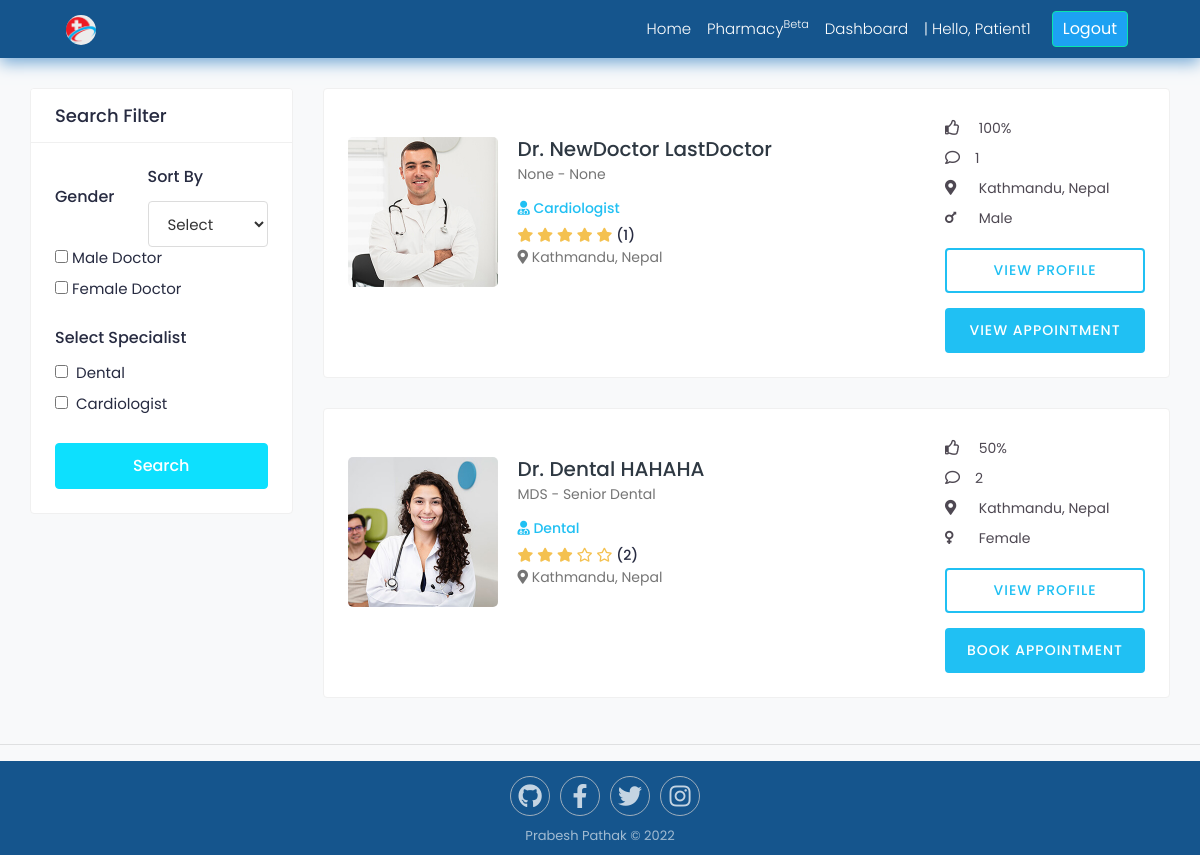
The page /search/ (signed in) on the database its author committed.
### accounts/models.py (models this page shows, shortened)
class User(AbstractUser):
    GENDER_CHOICES = (
    (0, 'male'),
    (1, 'female'),
    (2, 'not specified'),
)
    username = None
    is_doctor = models.BooleanField(default=False)
    is_patient = models.BooleanField(default=True)
    first_name = models.CharField(max_length=100)
    last_name = models.CharField(max_length=100)
    email = models.EmailField(max_length=40,unique=True)
    phone_number = models.CharField(max_length=20)
    address = models.CharField(max_length=100)
    dob = models.DateField(auto_now_add=False,null=True,blank=False)
    gender = models.IntegerField(choices=GENDER_CHOICES,null=False)
    created_at = models.DateTimeField(auto_now_add=True)
    updated_at = models.DateTimeField(auto_now_add=True)
    is_active = models.BooleanField(default=False)
    USERNAME_FIELD = 'email'
    REQUIRED_FIELDS = []
    objects = UserManager()

class Doctor(models.Model):
    user = models.OneToOneField(User,on_delete=models.CASCADE,primary_key=True)
    slug = models.SlugField(max_length=50,unique=True)
    specialist = models.ForeignKey(Specialist,on_delete=models.CASCADE)
    location = models.CharField(max_length=100)
    def averageReview(self):
        reviews = ReviewRating.objects.filter(review_doctor=self,review_status=True).aggregate(average=Avg('rating'))
        avg = 0
        if reviews['average'] is not None:
            avg = int(reviews['average'])
        return avg
    def totalRating(self):
        reviews = ReviewRating.objects.filter(review_doctor=self,review_status=True).count()
        return reviews
    def avgLike(self):
        likes = ReviewRating.objects.filter(review_doctor=self,review_status=True,rating__gte=3).count()
        total = ReviewRating.objects.filter(review_doctor=self,review_status=True).count()
        try:
            z = int((likes/total)*100)
        except ZeroDivisionError:
            z = 0
        return z

class DoctorProfile(models.Model):
    user = models.OneToOneField(User,on_delete=models.CASCADE)
    about_me = models.TextField(max_length=2000,blank=False)
    address_1 =  models.CharField(max_length=100,blank=True)
    address_2 =  models.CharField(max_length=100,blank=True)
    profile_pic = models.ImageField(blank=True,upload_to='profile/doctor',default='profile/default_user.jpg')
    education1 = models.CharField(max_length=50,blank=True,null=True)
    university1 = models.CharField(max_length=50,blank=True,null=True)
    from_year1 = models.CharField(max_length=50,blank=True,null=True)
    to_year1 = models.CharField(max_length=50,blank=True,null=True)
    education2 = models.CharField(max_length=50,blank=True,null=True)
    university2 = models.CharField(max_length=50,blank=True,null=True)
    from_year2 = models.CharField(max_length=50,blank=True,null=True)
    to_year2 = models.CharField(max_length=50,blank=True,null=True)
    professtion_title1 = models.CharField(max_length=50,blank=True,null=True)
    professtion_from_year1 = models.CharField(max_length=50,blank=True,null=True)
    professtion_to_year1 = models.CharField(max_length=50,blank=True,null=True)
    place_1 = models.CharField(max_length=50,blank=True,null=True)
    place_2 = models.CharField(max_length=50,blank=True,null=True)
    professtion_title2 = models.CharField(max_length=50,blank=True,null=True)
    professtion_from_year2 = models.CharField(max_length=50,blank=True,null=True)
    professtion_to_year2 = models.CharField(max_length=50,blank=True,null=True)
    services = models.CharField(max_length=200,blank=True,null=False)
    specialization = models.CharField(max_length=200,blank=True,null=False)

### specialist/models.py (models this page shows)
class Specialist(models.Model):
    specialist_name = models.CharField(max_length=50,unique=True)
    slug = models.SlugField(max_length=50,unique=True)
    def __str__(self):
        return self.specialist_name

### accounts/decorator.py (the view)
    def wrapper_function(request, *args, **kwargs):
        if not request.user.is_patient:
            return redirect('/accounts/dashboard')
        else:
            return view_function(request, *args, **kwargs)

### templates/home-search/search.html (shortened to what this page needs)
{% extends "base.html"%} {% load static %} {% block content %}
<div class="main-wrapper">
  <div class="content">
    <div class="container-fluid">
      <div class="row">
        <div class="col-md-12 col-lg-4 col-xl-3 theiaStickySidebar">
<form action="{% url 'search' %}" method="GET">
   <div class="card search-filter">
            <div class="card-header">
              <h4 class="card-title mb-0">Search Filter</h4>
            </div>
            <div class="card-body">
              <div class="filter-widget">
                <div class="sort-by">
                  <span class="sortby-fliter">
                    <h4>Sort By</h4>
                    <select class="select form-control" name="sort_by" id="sort_by">
                      <option>Select</option>
                    </select>
                  </span>
                </div>
              </div>
              <div class="filter-widget">
                <h4>Gender</h4>
                <div>
                  <label class="prabesh mt-0">
                    <input type="checkbox" id="gender_male" name="gender_type" value="male"/>
                     Male Doctor
                  </label>
                </div>
                <div>
                  <label class="prabesh">
                    <input type="checkbox" id="gender_female" name="gender_type" value="female"/>
                     Female Doctor
                  </label>
                </div>
              </div>
              <div class="filter-widget">
                <h4>Select Specialist</h4>
                <div>
                  <label class="prabesh">
                    <input type="checkbox" id="dental_check" name="select_specialist" value="Dental"/>
                    <label for="dental_check" class="checkmark"></label> Dental
                  </label>
                </div>
                <div>
                  <label class="prabesh">
                    <input type="checkbox" id="cardio_check" name="select_specialist" value="Cardiologist"/>
                    <label for="cardio_check" class="checkmark"></label> Cardiologist
                  </label>
                </div>
              </div>
              <div class="btn-search">
                <button type="submit" class="btn btn-block">Search</button>
              </div>
            </div>
          </div>
        </form>
        </div>
        <div class="col-md-12 col-lg-8 col-xl-9">
          {% for doctor in doctors %}
          <div class="card">
            <div class="card-body">
              <div class="doctor-widget">
                <div class="doc-info-left">
                  <div class="doctor-img mt-4">
                    <a href="{% url 'doctorDetail' doctor.specialist.slug doctor.slug %}">
                      <img
                        src="{{doctor.user.doctorprofile.profile_pic.url}}"
                        class="img-fluid"
                        alt="User Image"
                      />
                    </a>
                  </div>
                  <div class="doc-info-cont mt-4">
                    <h4 class="doc-name">
                      <a href="{% url 'doctorDetail' doctor.specialist.slug doctor.slug %}"
                        >Dr. {{doctor.user.first_name}} {{doctor.user.last_name}}</a>
                    </h4>
                    <p class="doc-speciality">
                      {{doctor.user.doctorprofile.education1}} - {{doctor.user.doctorprofile.professtion_title1}}
                    </p>
                    <h5 class="doc-department">
                      <i class="fas fa-user-md img-fluid"></i>
                      {{doctor.specialist}}
                    </h5>
                    <div class="rating">
                      <i class="fas fa-star"></i>
                        <i class="{% if doctor.averageReview > 1 %}fas fa-star {% else %}far fa-star{% endif %}"></i>
                        <i class="{% if doctor.averageReview > 2 %}fas fa-star {% else %}far fa-star{% endif %}"></i>
                        <i class="{% if doctor.averageReview > 3 %}fas fa-star {% else %}far fa-star{% endif %}"></i>
                        <i class="{% if doctor.averageReview > 4 %}fas fa-star {% else %}far fa-star{% endif %}"></i>
                      <span class="d-inline-block average-rating">({{doctor.totalRating}})</span>
                    </div>
                    <div class="clinic-details">
                      <p class="doc-location">
                        <i class="fas fa-map-marker-alt"></i>
                        {{doctor.location}}, Nepal
                      </p>
                    </div>
                  </div>
                </div>
                <div class="doc-info-right">
                  <div class="clini-infos">
                    <ul>
                      <li><i class="far fa-thumbs-up"></i> {{doctor.avgLike}}%</li>
                      <li><i class="far fa-comment"></i>{{doctor.totalRating}}</li>
                      <li>
                        <i class="fas fa-map-marker-alt"></i>
                        {{doctor.location}}, Nepal
                      </li>
                      <li>
                       {% if doctor.user.get_gender_display == 'male' %}
                       <i class="fas fa-mars"></i> Male
                       {% elif doctor.user.get_gender_display == 'female' %}
                       <i class="fas fa-venus"></i> Female
                       {% else %}
                       <i class="fas fa-exchange-alt"></i> Not Specified
                       {% endif %}
                      </li>
                    </ul>
                  </div>
                  <div class="clinic-booking">
                    <a
                      class="view-pro-btn"
                      href="{% url 'doctorDetail' doctor.specialist.slug doctor.slug %}"
                      >View Profile</a
                    >
                    {% if doctor.appointed %}
                    <a
                      class="apt-btn"
                      href="{% url 'appointmentDetails' doctor.specialist.slug doctor.slug doctor.pp %}"
                      >View Appointment</a
                    >
                    {% else %}
                    <a
                      class="apt-btn"
                      href="{% url 'doctorAppointment' doctor.specialist.slug doctor.slug  %}"
                      >Book Appointment</a
                    >
                    {% endif %}
                  </div>
                </div>
              </div>
            </div>
          </div>
          {% empty %}
          <p class="h2 text-center">Sorry no result was found, Try another filter<h2>
          {% endfor %}
        </div>
      </div>
    </div>
  </div>
</div>
{% endblock %}

### templates/includes/navbar.html (shortened to what this page needs)
{% load static %}
<nav
  class="navbar navbar-expand-lg navbar-light text-white"
  id="navbar"
  style="background: #15558d; box-shadow: 0px 5px 15px #77aad6"
>
  <a
    class="navbar-brand mx-auto text-white ml-3"
    id="logo"
    href="{% url 'home' %}"
    ><img
      style="margin-left: 50px; border-radius: 50%; height: 30px; width: 30px"
      id="logo"
      src="../../static/images/newlogo.png"
      alt=""
      width="100px"
  /></a>
  <div
    class="collapse navbar-collapse justify-content-end"
    id="navbarSupportedContent"
  >
    {% if user.id is None %}
    <ul class="navbar-nav" style="margin-right: 50px">
      <li class="nav-item font-weight-light">
        <a
          id="login"
          class="nav-link text-white text-decoration-none"
          href="{% url 'login' %}"
          >Login
        </a>
      </li>
      <li class="nav-item font-weight-light">
        <a
          id="register"
          class="nav-link text-white text-decoration-none"
          href="{% url 'register' %}"
          >Register
        </a>
      </li>
    </ul>
    {% else %}
    <ul class="navbar-nav mr-lg-5 align-items-center">
      <li class="nav-item font-weight-light mx-2">
        <a class="text-white text-decoration-none" href="{% url 'homeAfter' %}"
          >Home</a
        >
      </li>
      <li class="nav-item font-weight-light mx-2">
        <a
          class="text-white text-decoration-none"
          href="{% url 'pharmacySearch' %}"
          >Pharmacy<sup>Beta</sup></a
        >
      </li>
      <li class="nav-item font-weight-light mx-2">
        <a class="text-white text-decoration-none" href="{% url 'dashboard' %}"
          >Dashboard</a
        >
      </li>
      <li class="nav-item font-weight-light mx-2">
        | Hello, {{user.first_name}}
      </li>
      <li class="nav-item font-weight-light mx-2">
        <a
          id="register"
          class="btn btn-outline-primary"
          href="{% url 'logout' %}"
          >Logout
        </a>
      </li>
    </ul>
    {% endif %}
  </div>
</nav>

### rows shown on the page
User: first_name "Patient1"
Doctor: user.doctorprofile.profile_pic (picture), user.first_name "NewDoctor", user.last_name "LastDoctor", user.doctorprofile.education1 "None", user.doctorprofile.professtion_title1 "None", specialist "Cardiologist", totalRating "1", location "Kathmandu", avgLike "100", shows "Male", shows "VIEW APPOINTMENT"
Doctor: user.doctorprofile.profile_pic (picture), user.first_name "Dental", user.last_name "HAHAHA", user.doctorprofile.education1 "MDS", user.doctorprofile.professtion_title1 "Senior Dental", specialist "Dental", totalRating "2", location "Kathmandu", avgLike "50", shows "Female", shows "BOOK APPOINTMENT"
